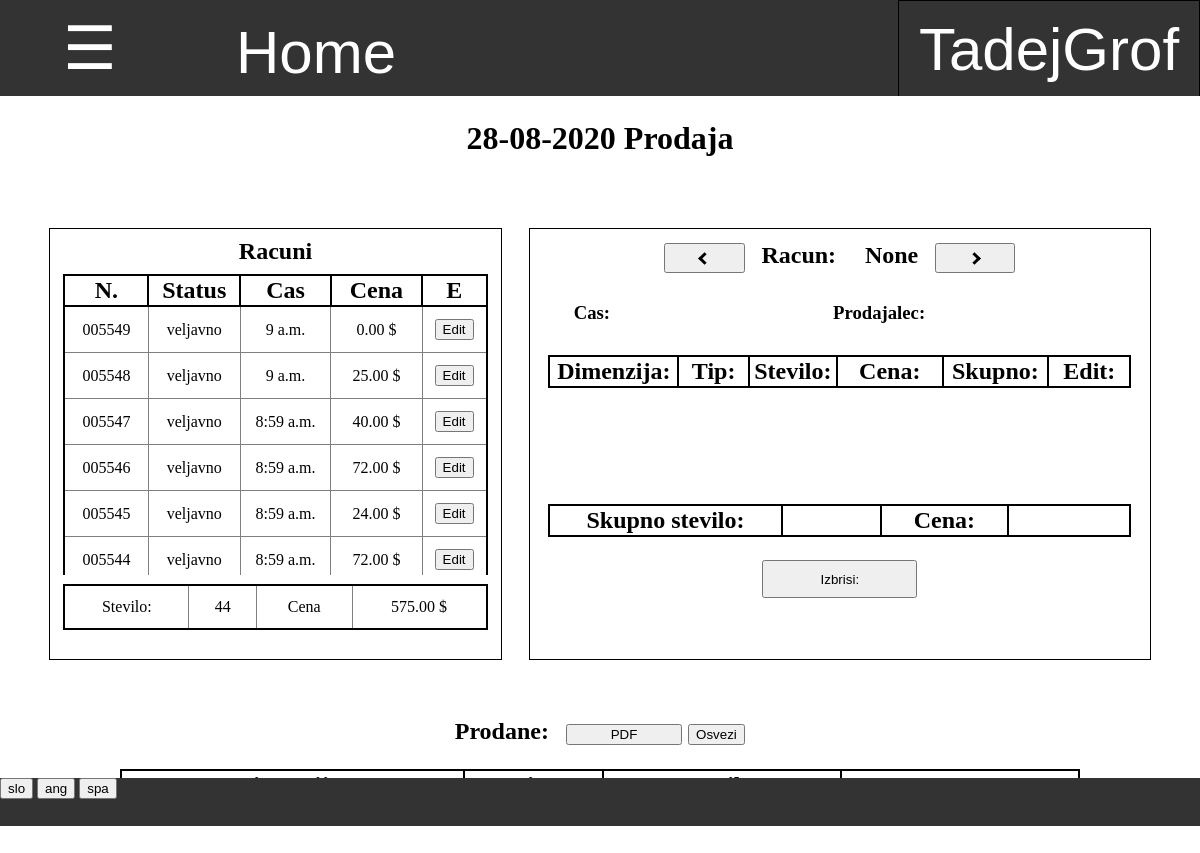
Page /zaloga/267/dnevna_prodaja/arhiv/ogled/267/ (signed in) on the committed database.
### zaloga/models.py (models this page shows, shortened)
class Dnevna_prodaja(models.Model):
    zaloga = models.ForeignKey(Zaloga, default=1, on_delete=models.CASCADE)
    prodaja = models.ForeignKey(Prodaja, default=1, on_delete=models.CASCADE)
    datum = models.DateField(default=timezone.now)
    title = models.CharField(default="", max_length=20)
    tip = 'dnevna_prodaja'
    @property
    def aktivni_racun(self):
        return self.baza_set.all().filter(tip='racun', status = "aktivno").first()
    @property
    def racuni(self):
        return self.baza_set.filter(tip='racun',status='veljavno').order_by('-pk').prefetch_related('vnos_set')
    @property
    def urejeni_vnosi(self):
        return Vnos.objects.filter(baza__dnevna_prodaja = self, baza__status="veljavno").order_by('dimenzija')
    @property
    def skupna_cena(self):
        cena = 0
        for vnos in Vnos.objects.filter(baza__dnevna_prodaja=self,baza__status="veljavno"):
            cena += vnos.cena * vnos.stevilo
        return cena
    @property
    def skupno_stevilo(self):
        stevilo = 0
        for vnos in Vnos.objects.filter(baza__dnevna_prodaja=self,baza__status="veljavno"):
            stevilo += vnos.stevilo
        return stevilo
    @property
    def prodane(self):
        prodane = {}
        for vnos in self.urejeni_vnosi:
            dimenzija_vnos = str(vnos.dimenzija) + '-' + vnos.tip
            if dimenzija_vnos in prodane:
                prodane[dimenzija_vnos]['stevilo'] += vnos.stevilo
                prodane[dimenzija_vnos]['cena'] += vnos.cena * vnos.stevilo
            else:
                slovar = {'dimenzija':vnos.dimenzija.dimenzija, 'stevilo':vnos.stevilo,'tip':vnos.tip,'cena':vnos.cena * vnos.stevilo}
                prodane.update({dimenzija_vnos:slovar})
        return prodane
    @property
    def activity_log(self):
        activity_log = []
        for racun in self.racuni:
            for vnos in racun.vnos_set.all():
                activity_log.append({
                    'dimenzija':vnos.dimenzija,
                    'stevilo':vnos.stevilo,
                    'tip':vnos.tip,
                    'cena':vnos.stevilo * vnos.cena,
                    'cas': racun.cas,
                })
        return activity_log

class Baza(models.Model):
    author = models.ForeignKey(User,default=1, on_delete=models.CASCADE)
    title = models.CharField(default="",max_length=15)
    datum = models.DateField(default=timezone.now)
    zaloga = models.ForeignKey(Zaloga, default=1 ,on_delete=models.CASCADE)
    status = models.CharField(default="aktivno",max_length=10)
    sprememba_zaloge = models.IntegerField(default = -1)
    tip = models.CharField(default="prevzem",max_length=20, choices=TIPI_BAZE)
    kontejner = models.OneToOneField(Kontejner,null=True,default=None,blank=True, on_delete=models.CASCADE)
    popust = models.IntegerField(default = None, null=True, blank=True)
    stranka = models.ForeignKey(Stranka, on_delete=models.CASCADE, default=None, null=True, blank=True)
    cas = models.TimeField(default=None,null=True,blank=True)
    dnevna_prodaja = models.ForeignKey(Dnevna_prodaja, on_delete=models.CASCADE, default=None, null=True, blank=True)
    prevoz = models.DecimalField(default=None,null=True,blank=True,max_digits=5, decimal_places=2)
    @property
    def skupna_cena(self):
        try:
            cena = 0
            for vnos in self.vnos_set.all():
                cena += vnos.skupna_cena
            return cena
        except:
            return None
    @property
    def cena_popusta(self):
        try:
            return round(float(self.skupna_cena) * (self.popust / 100))
        except:
            return None
    @property
    def koncna_cena(self):
        try:
            if self.prevoz != None:
                return self.skupna_cena - self.cena_popusta + self.cena_prevoza
            else:
                return self.skupna_cena - self.cena_popusta
        except:
            return None

class Vnos(models.Model):
    dimenzija = models.ForeignKey(Dimenzija,default=0,on_delete=models.CASCADE)
    tip = models.CharField(default="Y", choices=TIPI_SESTAVINE, max_length=10)
    stevilo = models.IntegerField()
    baza = models.ForeignKey(Baza,default=0, on_delete=models.CASCADE)
    cena = models.DecimalField(decimal_places=2,max_digits=5,default=None,null=True,blank=True)
    sprememba = models.ForeignKey(Sprememba,default=None,null=True,blank=True,on_delete=models.CASCADE)
    @property
    def skupna_cena(self):
        try:
            return self.stevilo * self.cena
        except:
            return None

### program/models.py (models this page shows, shortened)
class Profil(models.Model):
    user = models.OneToOneField(User,on_delete=models.CASCADE)
    jezik =  models.CharField(default="spa",max_length=3, choices=JEZIKI)
    aktivna_zaloga = models.ForeignKey(Zaloga, default=1, on_delete=models.CASCADE)
    dovoljene_zaloge = models.ManyToManyField(Zaloga, related_name = "dovoljene")
    stranka = models.OneToOneField(Stranka, on_delete=models.CASCADE, default=None, null=True, blank=True)
    celo_ime = models.CharField(default="",max_length=40)
    tip_banke = models.CharField(default="",max_length=40)
    stevilka_racuna = models.CharField(default="",max_length=40)
    telefon = models.CharField(default="",max_length=40)

### zaloga/my_views/pviews.py (the view)
# urls.py: path('arhiv/ogled/<int:pk_prodaje>/', pviews.ogled_dnevne_prodaje, name='ogled_dnevne_prodaje'),
def ogled_dnevne_prodaje(request,zaloga, pk_prodaje):
    prodaja = Dnevna_prodaja.objects.get(pk = pk_prodaje)
    return pokazi_stran(request, 'prodaja/dnevna_prodaja.html', {'danasnja':False,'prodaja': prodaja})

### program/models.py (called while the page is built)
    @property
    def vrni_jezike(self):
        return JEZIKI

### request_funkcije.py (called while the page is built)
def vrni_slovar(request):
    with open('slovar.json') as dat:
        slovar = json.load(dat)
    return slovar

def pokazi_stran(request, html, baze={}):
    je_stranka = False
    program = Program.objects.first()
    zaloga = request.user.profil.aktivna_zaloga
    if request.user.profil.stranka != None:
        je_stranka = True
    slovar = {'je_stranka':je_stranka,'program':program,'slovar':vrni_slovar(request),'jezik':request.user.profil.jezik}
    slovar.update(baze)
    if not 'zaloga' in baze:
        slovar.update({'zaloga':zaloga})
    slovar.update({'zaloga_pk':slovar['zaloga'].pk})
    return render(request, html, slovar)

### zaloga/models.py (called while the page is built)
    @property
    def tipi_prodaj(self):
        return json.loads(self.tipi_prodaje)

    def __str__(self):
        return self.dimenzija

### zaloga/templatetags/zaloga_exstras.py (called while the page is built)
@register.filter(name="ima_prodajo")
def ima_prodajo(zaloga,prodaja):
    return prodaja in zaloga.tipi_prodaj

@register.filter
def keyvalue(dict, key):
    return dict[key]

### prodaja/templates/prodaja/dnevna_prodaja.html (shortened to what this page needs)
{% extends 'program/base.html' %}
{% load zaloga_exstras %}
{% block content %}
{% if prodaja == None %}
    <h1>
        {{zaloga.danes}}
    </h1>
    <div class="ustvari_prodajo">
        <form style="width:100%;height:100%;display:inline-block" action="{% url 'nova_dnevna_prodaja' zaloga.pk %}" method="POST">
            {% csrf_token %}
            <input style="width:60%;height:35%;font-size:150%" type="submit" value="{{slovar|keyvalue:'Nova dnevna prodaja'|keyvalue:jezik}}">
        </form>
    </div>
{% else %}
    <h1>
        {{prodaja.title}} {{slovar|keyvalue:'Prodaja'|keyvalue:jezik}}
    </h1>
    {% include 'prodaja/racuni.html' with racuni=racuni %}
    {% include 'prodaja/prodane.html' with prodaja=prodaja %}
{% endif %}
{% endblock %}

### program/templates/css/navbar.html (shortened to what this page needs)
{% load zaloga_exstras %}
<div id="navbar" class="navbar">
    {% if je_stranka %}
        <div style="display:inline-block;width:28%"><a href="{% url 'stranka_pregled_narocil' %}" style="width:100%"> Pregled narocil </a></div>
        <div style="display:inline-block;width:22%"><a href="{% url 'stranka_zgodovina' %}" style="width:100%"> Zgodovina </a></div>
        <a style="width:15%" href="/">Home</a>
    {% else %}
        <button onclick="odpri()" class="nav" style="width:15%"> ☰ </button>
        <a style="width:20%" href="/">Home</a>
    {% endif %}
    <div class="racun dropdown" id="racun">
        <button class="dropbtn" >{{ user.get_username }}
        </button>
    </div>
</div>

### prodaja/templates/prodaja/racuni.html (shortened to what this page needs)
{% load zaloga_exstras %}
<div class="inline" style="width:94%;height:70%;margin-top:3%;text-align:center">
    <div class="inline racuni">
        <h2> {{slovar|keyvalue:'Racuni'|keyvalue:jezik}} </h2>
        <div class="tabela">
            <table id="tabela_racunov" class="tabela_vnosov">
                <tr>
                    <th width="20%"> N.</th>
                    <th width="22%"> {{slovar|keyvalue:'Status'|keyvalue:jezik}} </th>
                    <th width="22%"> {{slovar|keyvalue:'Cas'|keyvalue:jezik}} </th>
                    <th width="22%"> {{slovar|keyvalue:'Cena'|keyvalue:jezik}} </th>
                    <th width="16%"> E </th>
                </tr>
                {% for racun in prodaja.racuni %}
                <tr id="{{racun.pk}}" class="racun">
                    <td> {{racun.title}} </td>
                    <td> {{racun.status}} </td>
                    <td> {{racun.cas}} </td>
                    <td> {{racun.koncna_cena}} $ </td>
                    <td>  <button class="poglej_racun"> Edit </button></td>
                </tr>
                {% endfor %}
            </table>
        </div>
        <div class="tabela">
            <table class="tabela_vnosov">
                <tr>
                    <td> {{slovar|keyvalue:'Stevilo'|keyvalue:jezik}}: </td>
                    <td id="skupno_stevilo_prodaje"> {{prodaja.skupno_stevilo}}</td>
                    <td> {{slovar|keyvalue:'Cena'|keyvalue:jezik}} </td>
                    <td id="skupna_cena_prodaje"> {{prodaja.skupna_cena}} $</td>
                </tr>
            </table>
        </div>
    </div>
    <div class="racun inline">
        <button class="prejsnji"> <i class="arrow levo"></i> </button>
        <h2 class="inline "> Racun: </h2>
        <h2 id="title" class="inline"> None </h2>
        <button class="naslednji"> <i class="arrow desno"></i> </button>
        <div>
            <h3 class="inline" style="margin:left:3%;width:15%"> Cas: </h3>
            <h3  class="inline" style="width:15%">Prodajalec: </h3>
        </div>
        <div class="tabela" style="height:32%">
            <table id="tabela_racuna" class="tabela_vnosov" >
                <tr>
                    <th width="22%"> {{slovar|keyvalue:'Dimenzija'|keyvalue:jezik}}: </th>
                    <th width="12%"> {{slovar|keyvalue:'Tip'|keyvalue:jezik}}: </th>
                    <th width="15%"> {{slovar|keyvalue:'Stevilo'|keyvalue:jezik}}: </th>
                    <th width="18%"> {{slovar|keyvalue:'Cena'|keyvalue:jezik}}: </th>
                    <th width="18%"> {{slovar|keyvalue:'Skupno'|keyvalue:jezik}}: </th>
                    <th width="14%"> Edit: </th>
                </tr>
            </table>
        </div>
        <div class="tabela" style="height:10%">
            <table id="skupno_racuna" class="tabela_vnosov" >
                <tr>
                    <th width="40%" colspan="2"> {{slovar|keyvalue:'Skupno stevilo'|keyvalue:jezik}}: </th>
                    <th width="17%" id="skupno_stevilo_racuna"> </th>
                    <th width="22%"> {{slovar|keyvalue:'Cena'|keyvalue:jezik}}: </th>
                    <th width="22%" id="skupna_cena_racuna"> </th>
                </tr>
            </table>
        </div>
        {% if perms.zaloga.delete_baza %}
            <button class="izbrisi_racun"> {{slovar|keyvalue:'Izbrisi'|keyvalue:jezik}}: </button>
        {% endif %}
    </div>
</div>

### prodaja/templates/prodaja/prodane.html (shortened to what this page needs)
{% load zaloga_exstras %}
<div class="sestavine">
    <h2>
        {{slovar|keyvalue:'Prodane'|keyvalue:jezik}}:
        <form style="display:inline-block;width:10%;margin-left:1%;" action="{% url 'pdf_dnevne_prodaje' zaloga.pk prodaja.pk 'prodane' %}" method="GET">
            <input type="submit" value="PDF" style="width:100%">
        </form>
        <form style="display:inline-block;width:5%;" action="{% url 'dnevna_prodaja' zaloga.pk %}" method="GET">
            <input type="submit" value="{{slovar|keyvalue:'Osvezi'|keyvalue:jezik}}" style="width:100%">
        </form>
    </h2>
    <div style="display:inline-block;width:80%;margin-bottom:3%">
        <table  class="tabela_vnosov">
            <tr class="header">
                <th>{{slovar|keyvalue:'Dimenzija'|keyvalue:jezik}}:</th>
                <th>{{slovar|keyvalue:'Tip'|keyvalue:jezik}}:</th>
                <th>{{slovar|keyvalue:'Stevilo'|keyvalue:jezik}}:</th>
                <th>{{slovar|keyvalue:'Cena'|keyvalue:jezik}}:</th>
            </tr>
        </table>
    </div>
</div>

### program/static/css/footer.css (style rules this page uses)
div { margin: 0%; padding: 0%; }
div input { margin: 0%; }
div form { margin:0%; padding: 0% }

### program/static/css/osnovno.css (style rules this page uses)
.inline { display:inline-block }

### program/templates/program/base.html (style rules this page uses)
body { margin: 0%; padding: 0%; overflow:hidden; }
div { margin: 0%; padding: 0%; }

### program/templates/css/tabele.html (style rules this page uses)
table.tabela_vnosov { width:100%; border-spacing:0; border: 2px solid black; border-collapse: collapse; padding:0.5%; table-layout:"fixed" }
table.tabela_vnosov th { border: 2px solid black; border-collapse: collapse; font-size: 150%; }
table.tabela_vnosov td { font-size: 100%; text-align: center; border: 1px solid grey; padding: 1vmin; border-collapse: collapse; }

### program/templates/css/navbar.html (style rules this page uses)
.navbar { overflow: hidden; background-color: #333; font-family: Arial; height:12% }
.navbar a { float: left; font-size: 5vmin; color: white; text-align: center; padding: 18px 16px; text-decoration:none; height:100%; }
.navbar .dropdown, .nav { float: left; height:100%; width:100%; margin:0; overflow:hidden; }
.navbar .dropdown .dropbtn, .nav { font-size: 5vmin; border: none; outline: none; color: white; padding: 12px 16px; width:100%; height:100%; background-color: inherit; font-family: inherit; margin: 0; }
.navbar .racun { float:right; width:300px; overflow:hidden }

### prodaja/templates/prodaja/dnevna_prodaja.html (style rules this page uses)
div.tabela { display:block; position:relative; left:3%; width:94%; height:70%; margin-top:2%; overflow:auto; }
h2,h1 { margin:2%; }

### prodaja/templates/prodaja/racuni.html (style rules this page uses)
button.izbrisi_racun { margin-top:2%; width:25%; height:9%; }
div.racuni { width:40%; height:90%; border:1px solid black; vertical-align:top; margin:1%; }
div.racun { width:55%; height:90%; border:1px solid black; vertical-align:top; margin:1% }
button.naslednji, button.prejsnji { width:13%; height:7%; }
i.arrow { border: solid black; border-width: 0 3px 3px 0; display: inline-block; padding: 3px; }
.desno { transform: rotate(-45deg); -webkit-transform: rotate(-45deg); }
.levo { transform: rotate(135deg); -webkit-transform: rotate(135deg); }

### rows in the picture
Dnevna_prodaja: title "28-08-2020", skupno_stevilo "44", skupna_cena "575.00"
Profil: jezik "Prodaja", jezik "Racuni", jezik "Status", jezik "Cas", jezik "Cena", jezik "Stevilo", jezik "Dimenzija", jezik "Tip", jezik "Skupno", jezik "Skupno stevilo", jezik "Izbrisi", jezik "Prodane", jezik "Osvezi"

### other values in the picture
{{ user.get_username }} "TadejGrof"
